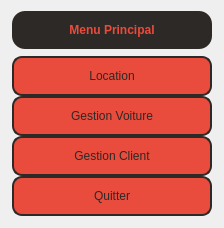
      <widget class="QWidget" name="mainmenu">
       <layout class="QVBoxLayout" name="verticalLayout_5">
        <item alignment="Qt::AlignHCenter">
         <widget class="QLabel" name="maintitle">
          <property name="sizePolicy">
           <sizepolicy hsizetype="Fixed" vsizetype="Fixed">
            <horstretch>0</horstretch>
            <verstretch>0</verstretch>
           </sizepolicy>
          </property>
          <property name="minimumSize">
           <size>
            <width>200</width>
            <height>38</height>
           </size>
          </property>
          <property name="styleSheet">
           <string notr="true">background-color: rgb(45, 41, 38);
color:rgb(233, 75, 60);
font: 13pt &quot;Segoe UI&quot;,;
font-weight:bold;
border-radius:13px;</string>
          </property>
          <property name="text">
           <string>Menu Principal</string>
          </property>
          <property name="alignment">
           <set>Qt::AlignCenter</set>
          </property>
          <property name="margin">
           <number>10</number>
          </property>
         </widget>
        </item>
        <item alignment="Qt::AlignHCenter">
         <widget class="QFrame" name="frame1">
          <property name="sizePolicy">
           <sizepolicy hsizetype="Maximum" vsizetype="Maximum">
            <horstretch>0</horstretch>
            <verstretch>0</verstretch>
           </sizepolicy>
          </property>
          <property name="minimumSize">
           <size>
            <width>200</width>
            <height>160</height>
           </size>
          </property>
          <property name="frameShape">
           <enum>QFrame::NoFrame</enum>
          </property>
          <property name="frameShadow">
           <enum>QFrame::Plain</enum>
          </property>
          <layout class="QVBoxLayout" name="verticalLayout_2">
           <property name="spacing">
            <number>0</number>
           </property>
           <property name="sizeConstraint">
            <enum>QLayout::SetFixedSize</enum>
           </property>
           <property name="leftMargin">
            <number>1</number>
           </property>
           <property name="topMargin">
            <number>1</number>
           </property>
           <property name="rightMargin">
            <number>1</number>
           </property>
           <property name="bottomMargin">
            <number>1</number>
           </property>
           <item>
            <widget class="QPushButton" name="rental">
             <property name="sizePolicy">
              <sizepolicy hsizetype="Maximum" vsizetype="Maximum">
               <horstretch>0</horstretch>
               <verstretch>0</verstretch>
              </sizepolicy>
             </property>
             <property name="minimumSize">
              <size>
               <width>200</width>
               <height>40</height>
              </size>
             </property>
             <property name="cursor">
              <cursorShape>PointingHandCursor</cursorShape>
             </property>
             <property name="styleSheet">
              <string notr="true">QPushButton {
    color:rgb(45, 41, 38);
    background-color:rgb(233, 75, 60);
    border-style:solid;
    border-width:2px;
    border-color:rgb(45, 41, 38);
    border-radius:10px;
    font: 11pt &quot;Segoe UI&quot;;
}
QPushButton:hover {
	background-color: rgb(45, 41, 38);
	color:rgb(233, 75, 60);
	border-color:rgb(233, 75, 60);
}
QPushButton:pressed {
    background-color:rgb(252, 249, 81);
    color:rgb(45, 41, 38);
    border-style:solid;
	border-color:rgba(255, 255, 255, 0);
}</string>
             </property>
             <property name="text">
              <string>Location</string>
             </property>
            </widget>
           </item>
           <item>
            <widget class="QPushButton" name="managecar">
             <property name="sizePolicy">
              <sizepolicy hsizetype="Maximum" vsizetype="Maximum">
               <horstretch>0</horstretch>
               <verstretch>0</verstretch>
              </sizepolicy>
             </property>
             <property name="minimumSize">
              <size>
               <width>200</width>
               <height>40</height>
              </size>
             </property>
             <property name="cursor">
              <cursorShape>PointingHandCursor</cursorShape>
             </property>
             <property name="styleSheet">
              <string notr="true">QPushButton {
    color:rgb(45, 41, 38);
    background-color:rgb(233, 75, 60);
    border-style:solid;
    border-width:2px;
    border-color:rgb(45, 41, 38);
    border-radius:10px;
    font: 11pt &quot;Segoe UI&quot;;
}
QPushButton:hover {
	background-color: rgb(45, 41, 38);
	color:rgb(233, 75, 60);
	border-color:rgb(233, 75, 60);
}
QPushButton:pressed {
    background-color:rgb(252, 249, 81);
    color:rgb(45, 41, 38);
    border-style:solid;
	border-color:rgba(255, 255, 255, 0);
}</string>
             </property>
             <property name="text">
              <string>Gestion Voiture</string>
             </property>
            </widget>
           </item>
           <item>
            <widget class="QPushButton" name="manageclient">
             <property name="sizePolicy">
              <sizepolicy hsizetype="Maximum" vsizetype="Maximum">
               <horstretch>0</horstretch>
               <verstretch>0</verstretch>
              </sizepolicy>
             </property>
             <property name="minimumSize">
              <size>
               <width>200</width>
               <height>40</height>
              </size>
             </property>
             <property name="cursor">
              <cursorShape>PointingHandCursor</cursorShape>
             </property>
             <property name="styleSheet">
              <string notr="true">QPushButton {
    color:rgb(45, 41, 38);
    background-color:rgb(233, 75, 60);
    border-style:solid;
    border-width:2px;
    border-color:rgb(45, 41, 38);
    border-radius:10px;
    font: 11pt &quot;Segoe UI&quot;;
}
QPushButton:hover {
	background-color: rgb(45, 41, 38);
	color:rgb(233, 75, 60);
	border-color:rgb(233, 75, 60);
}
QPushButton:pressed {
    background-color:rgb(252, 249, 81);
    color:rgb(45, 41, 38);
    border-style:solid;
	border-color:rgba(255, 255, 255, 0);
}</string>
             </property>
             <property name="text">
              <string>Gestion Client</string>
             </property>
            </widget>
           </item>
           <item>
            <widget class="QPushButton" name="quit">
             <property name="sizePolicy">
              <sizepolicy hsizetype="Maximum" vsizetype="Maximum">
               <horstretch>0</horstretch>
               <verstretch>0</verstretch>
              </sizepolicy>
             </property>
             <property name="minimumSize">
              <size>
               <width>200</width>
               <height>40</height>
              </size>
             </property>
             <property name="cursor">
              <cursorShape>PointingHandCursor</cursorShape>
             </property>
             <property name="styleSheet">
              <string notr="true">QPushButton {
    color:rgb(45, 41, 38);
    background-color:rgb(233, 75, 60);
    border-style:solid;
    border-width:2px;
    border-color:rgb(45, 41, 38);
    border-radius:10px;
    font: 11pt &quot;Segoe UI&quot;;
}
QPushButton:hover {
	background-color: rgb(45, 41, 38);
	color:rgb(233, 75, 60);
	border-color:rgb(233, 75, 60);
}
QPushButton:pressed {
    background-color:rgb(252, 249, 81);
    color:rgb(45, 41, 38);
    border-style:solid;
	border-color:rgba(255, 255, 255, 0);
}</string>
             </property>
             <property name="text">
              <string>Quitter</string>
             </property>
            </widget>
           </item>
          </layout>
         </widget>
        </item>
       </layout>
      </widget>
